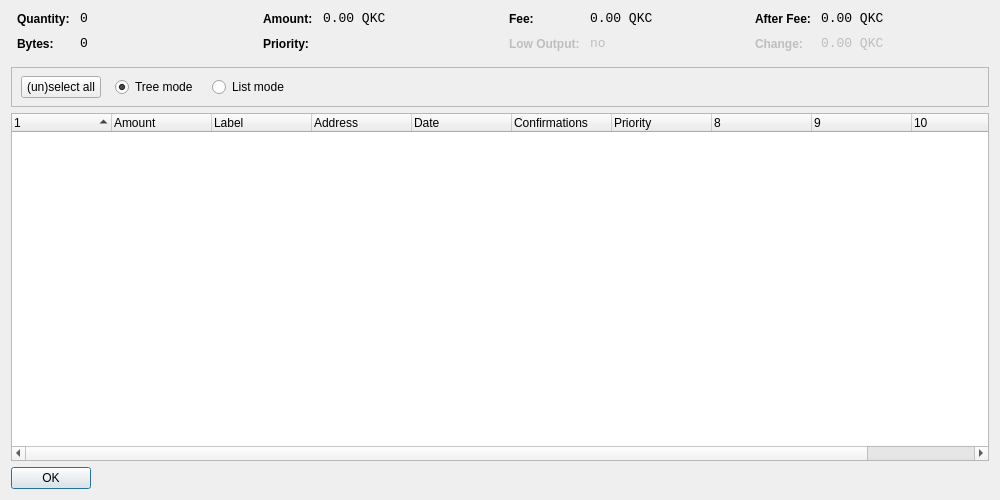
<?xml version="1.0" encoding="UTF-8"?>
<ui version="4.0">
 <class>CoinControlDialog</class>
 <widget class="QDialog" name="CoinControlDialog">
  <property name="geometry">
   <rect>
    <x>0</x>
    <y>0</y>
    <width>1000</width>
    <height>500</height>
   </rect>
  </property>
  <property name="windowTitle">
   <string>Coin Control</string>
  </property>
  <layout class="QVBoxLayout" name="verticalLayout">
   <item>
    <layout class="QHBoxLayout" name="horizontalLayoutTop" stretch="0,0,0,0">
     <property name="topMargin">
      <number>0</number>
     </property>
     <property name="bottomMargin">
      <number>10</number>
     </property>
     <item>
      <layout class="QFormLayout" name="formLayoutCoinControl1">
       <property name="horizontalSpacing">
        <number>10</number>
       </property>
       <property name="verticalSpacing">
        <number>10</number>
       </property>
       <property name="leftMargin">
        <number>6</number>
       </property>
       <property name="rightMargin">
        <number>6</number>
       </property>
       <item row="0" column="0">
        <widget class="QLabel" name="labelCoinControlQuantityText">
         <property name="styleSheet">
          <string notr="true">font-weight:bold;</string>
         </property>
         <property name="text">
          <string>Quantity:</string>
         </property>
        </widget>
       </item>
       <item row="0" column="1">
        <widget class="QLabel" name="labelCoinControlQuantity">
         <property name="font">
          <font>
           <family>Monospace</family>
           <pointsize>10</pointsize>
          </font>
         </property>
         <property name="cursor">
          <cursorShape>IBeamCursor</cursorShape>
         </property>
         <property name="contextMenuPolicy">
          <enum>Qt::ActionsContextMenu</enum>
         </property>
         <property name="text">
          <string>0</string>
         </property>
         <property name="textInteractionFlags">
          <set>Qt::LinksAccessibleByMouse|Qt::TextSelectableByKeyboard|Qt::TextSelectableByMouse</set>
         </property>
        </widget>
       </item>
       <item row="1" column="0">
        <widget class="QLabel" name="labelCoinControlBytesText">
         <property name="styleSheet">
          <string notr="true">font-weight:bold;</string>
         </property>
         <property name="text">
          <string>Bytes:</string>
         </property>
        </widget>
       </item>
       <item row="1" column="1">
        <widget class="QLabel" name="labelCoinControlBytes">
         <property name="font">
          <font>
           <family>Monospace</family>
           <pointsize>10</pointsize>
          </font>
         </property>
         <property name="cursor">
          <cursorShape>IBeamCursor</cursorShape>
         </property>
         <property name="contextMenuPolicy">
          <enum>Qt::ActionsContextMenu</enum>
         </property>
         <property name="text">
          <string>0</string>
         </property>
         <property name="textInteractionFlags">
          <set>Qt::LinksAccessibleByMouse|Qt::TextSelectableByKeyboard|Qt::TextSelectableByMouse</set>
         </property>
        </widget>
       </item>
      </layout>
     </item>
     <item>
      <layout class="QFormLayout" name="formLayoutCoinControl2">
       <property name="horizontalSpacing">
        <number>10</number>
       </property>
       <property name="verticalSpacing">
        <number>10</number>
       </property>
       <property name="leftMargin">
        <number>6</number>
       </property>
       <property name="rightMargin">
        <number>6</number>
       </property>
       <item row="0" column="0">
        <widget class="QLabel" name="labelCoinControlAmountText">
         <property name="styleSheet">
          <string notr="true">font-weight:bold;</string>
         </property>
         <property name="text">
          <string>Amount:</string>
         </property>
        </widget>
       </item>
       <item row="0" column="1">
        <widget class="QLabel" name="labelCoinControlAmount">
         <property name="font">
          <font>
           <family>Monospace</family>
           <pointsize>10</pointsize>
          </font>
         </property>
         <property name="cursor">
          <cursorShape>IBeamCursor</cursorShape>
         </property>
         <property name="contextMenuPolicy">
          <enum>Qt::ActionsContextMenu</enum>
         </property>
         <property name="text">
          <string>0.00 QKC</string>
         </property>
         <property name="textInteractionFlags">
          <set>Qt::LinksAccessibleByMouse|Qt::TextSelectableByKeyboard|Qt::TextSelectableByMouse</set>
         </property>
        </widget>
       </item>
       <item row="1" column="0">
        <widget class="QLabel" name="labelCoinControlPriorityText">
         <property name="styleSheet">
          <string notr="true">font-weight:bold;</string>
         </property>
         <property name="text">
          <string>Priority:</string>
         </property>
        </widget>
       </item>
       <item row="1" column="1">
        <widget class="QLabel" name="labelCoinControlPriority">
         <property name="font">
          <font>
           <family>Monospace</family>
           <pointsize>10</pointsize>
          </font>
         </property>
         <property name="cursor">
          <cursorShape>IBeamCursor</cursorShape>
         </property>
         <property name="contextMenuPolicy">
          <enum>Qt::ActionsContextMenu</enum>
         </property>
         <property name="text">
          <string/>
         </property>
         <property name="textInteractionFlags">
          <set>Qt::LinksAccessibleByMouse|Qt::TextSelectableByKeyboard|Qt::TextSelectableByMouse</set>
         </property>
        </widget>
       </item>
      </layout>
     </item>
     <item>
      <layout class="QFormLayout" name="formLayoutCoinControl3">
       <property name="horizontalSpacing">
        <number>10</number>
       </property>
       <property name="verticalSpacing">
        <number>10</number>
       </property>
       <property name="leftMargin">
        <number>6</number>
       </property>
       <property name="rightMargin">
        <number>6</number>
       </property>
       <item row="0" column="0">
        <widget class="QLabel" name="labelCoinControlFeeText">
         <property name="styleSheet">
          <string notr="true">font-weight:bold;</string>
         </property>
         <property name="text">
          <string>Fee:</string>
         </property>
        </widget>
       </item>
       <item row="0" column="1">
        <widget class="QLabel" name="labelCoinControlFee">
         <property name="font">
          <font>
           <family>Monospace</family>
           <pointsize>10</pointsize>
          </font>
         </property>
         <property name="cursor">
          <cursorShape>IBeamCursor</cursorShape>
         </property>
         <property name="contextMenuPolicy">
          <enum>Qt::ActionsContextMenu</enum>
         </property>
         <property name="text">
          <string>0.00 QKC</string>
         </property>
         <property name="textInteractionFlags">
          <set>Qt::LinksAccessibleByMouse|Qt::TextSelectableByKeyboard|Qt::TextSelectableByMouse</set>
         </property>
        </widget>
       </item>
       <item row="1" column="0">
        <widget class="QLabel" name="labelCoinControlLowOutputText">
         <property name="enabled">
          <bool>false</bool>
         </property>
         <property name="styleSheet">
          <string notr="true">font-weight:bold;</string>
         </property>
         <property name="text">
          <string>Low Output:</string>
         </property>
        </widget>
       </item>
       <item row="1" column="1">
        <widget class="QLabel" name="labelCoinControlLowOutput">
         <property name="enabled">
          <bool>false</bool>
         </property>
         <property name="font">
          <font>
           <family>Monospace</family>
           <pointsize>10</pointsize>
          </font>
         </property>
         <property name="cursor">
          <cursorShape>IBeamCursor</cursorShape>
         </property>
         <property name="contextMenuPolicy">
          <enum>Qt::ActionsContextMenu</enum>
         </property>
         <property name="text">
          <string>no</string>
         </property>
         <property name="textInteractionFlags">
          <set>Qt::LinksAccessibleByMouse|Qt::TextSelectableByKeyboard|Qt::TextSelectableByMouse</set>
         </property>
        </widget>
       </item>
      </layout>
     </item>
     <item>
      <layout class="QFormLayout" name="formLayoutCoinControl4">
       <property name="horizontalSpacing">
        <number>10</number>
       </property>
       <property name="verticalSpacing">
        <number>10</number>
       </property>
       <property name="leftMargin">
        <number>6</number>
       </property>
       <property name="rightMargin">
        <number>6</number>
       </property>
       <item row="0" column="0">
        <widget class="QLabel" name="labelCoinControlAfterFeeText">
         <property name="styleSheet">
          <string notr="true">font-weight:bold;</string>
         </property>
         <property name="text">
          <string>After Fee:</string>
         </property>
        </widget>
       </item>
       <item row="0" column="1">
        <widget class="QLabel" name="labelCoinControlAfterFee">
         <property name="font">
          <font>
           <family>Monospace</family>
           <pointsize>10</pointsize>
          </font>
         </property>
         <property name="cursor">
          <cursorShape>IBeamCursor</cursorShape>
         </property>
         <property name="contextMenuPolicy">
          <enum>Qt::ActionsContextMenu</enum>
         </property>
         <property name="text">
          <string>0.00 QKC</string>
         </property>
         <property name="textInteractionFlags">
          <set>Qt::LinksAccessibleByMouse|Qt::TextSelectableByKeyboard|Qt::TextSelectableByMouse</set>
         </property>
        </widget>
       </item>
       <item row="1" column="0">
        <widget class="QLabel" name="labelCoinControlChangeText">
         <property name="enabled">
          <bool>false</bool>
         </property>
         <property name="styleSheet">
          <string notr="true">font-weight:bold;</string>
         </property>
         <property name="text">
          <string>Change:</string>
         </property>
        </widget>
       </item>
       <item row="1" column="1">
        <widget class="QLabel" name="labelCoinControlChange">
         <property name="enabled">
          <bool>false</bool>
         </property>
         <property name="font">
          <font>
           <family>Monospace</family>
           <pointsize>10</pointsize>
          </font>
         </property>
         <property name="cursor">
          <cursorShape>IBeamCursor</cursorShape>
         </property>
         <property name="contextMenuPolicy">
          <enum>Qt::ActionsContextMenu</enum>
         </property>
         <property name="text">
          <string>0.00 QKC</string>
         </property>
         <property name="textInteractionFlags">
          <set>Qt::LinksAccessibleByMouse|Qt::TextSelectableByKeyboard|Qt::TextSelectableByMouse</set>
         </property>
        </widget>
       </item>
      </layout>
     </item>
    </layout>
   </item>
   <item>
    <widget class="QFrame" name="frame">
     <property name="minimumSize">
      <size>
       <width>0</width>
       <height>40</height>
      </size>
     </property>
     <property name="frameShape">
      <enum>QFrame::StyledPanel</enum>
     </property>
     <property name="frameShadow">
      <enum>QFrame::Sunken</enum>
     </property>
     <widget class="QWidget" name="horizontalLayoutWidget">
      <property name="geometry">
       <rect>
        <x>10</x>
        <y>0</y>
        <width>781</width>
        <height>41</height>
       </rect>
      </property>
      <layout class="QHBoxLayout" name="horizontalLayoutPanel" stretch="0,0,0,0,0">
       <property name="spacing">
        <number>14</number>
       </property>
       <item>
        <widget class="QPushButton" name="pushButtonSelectAll">
         <property name="sizePolicy">
          <sizepolicy hsizetype="Maximum" vsizetype="Fixed">
           <horstretch>0</horstretch>
           <verstretch>0</verstretch>
          </sizepolicy>
         </property>
         <property name="text">
          <string>(un)select all</string>
         </property>
        </widget>
       </item>
       <item>
        <widget class="QRadioButton" name="radioTreeMode">
         <property name="sizePolicy">
          <sizepolicy hsizetype="Maximum" vsizetype="Fixed">
           <horstretch>0</horstretch>
           <verstretch>0</verstretch>
          </sizepolicy>
         </property>
         <property name="text">
          <string>Tree mode</string>
         </property>
         <property name="checked">
          <bool>true</bool>
         </property>
        </widget>
       </item>
       <item>
        <widget class="QRadioButton" name="radioListMode">
         <property name="sizePolicy">
          <sizepolicy hsizetype="Maximum" vsizetype="Fixed">
           <horstretch>0</horstretch>
           <verstretch>0</verstretch>
          </sizepolicy>
         </property>
         <property name="text">
          <string>List mode</string>
         </property>
        </widget>
       </item>
       <item>
        <spacer name="horizontalSpacer">
         <property name="orientation">
          <enum>Qt::Horizontal</enum>
         </property>
         <property name="sizeHint" stdset="0">
          <size>
           <width>40</width>
           <height>20</height>
          </size>
         </property>
        </spacer>
       </item>
      </layout>
     </widget>
    </widget>
   </item>
   <item>
    <widget class="CoinControlTreeWidget" name="treeWidget">
     <property name="contextMenuPolicy">
      <enum>Qt::CustomContextMenu</enum>
     </property>
     <property name="sortingEnabled">
      <bool>false</bool>
     </property>
     <property name="columnCount">
      <number>11</number>
     </property>
     <attribute name="headerShowSortIndicator" stdset="0">
      <bool>true</bool>
     </attribute>
     <attribute name="headerStretchLastSection">
      <bool>false</bool>
     </attribute>
     <column>
      <property name="text">
       <string/>
      </property>
     </column>
     <column>
      <property name="text">
       <string>Amount</string>
      </property>
     </column>
     <column>
      <property name="text">
       <string>Label</string>
      </property>
     </column>
     <column>
      <property name="text">
       <string>Address</string>
      </property>
     </column>
     <column>
      <property name="text">
       <string>Date</string>
      </property>
     </column>
     <column>
      <property name="text">
       <string>Confirmations</string>
      </property>
      <property name="toolTip">
       <string>Confirmed</string>
      </property>
     </column>
     <column>
      <property name="text">
       <string>Priority</string>
      </property>
     </column>
     <column>
      <property name="text">
       <string/>
      </property>
     </column>
     <column>
      <property name="text">
       <string/>
      </property>
     </column>
     <column>
      <property name="text">
       <string/>
      </property>
     </column>
     <column>
      <property name="text">
       <string/>
      </property>
     </column>
    </widget>
   </item>
   <item>
    <widget class="QDialogButtonBox" name="buttonBox">
     <property name="sizePolicy">
      <sizepolicy hsizetype="Maximum" vsizetype="Fixed">
       <horstretch>0</horstretch>
       <verstretch>0</verstretch>
      </sizepolicy>
     </property>
     <property name="orientation">
      <enum>Qt::Horizontal</enum>
     </property>
     <property name="standardButtons">
      <set>QDialogButtonBox::Ok</set>
     </property>
    </widget>
   </item>
  </layout>
 </widget>
 <customwidgets>
  <customwidget>
   <class>CoinControlTreeWidget</class>
   <extends>QTreeWidget</extends>
   <header>coincontroltreewidget.h</header>
  </customwidget>
 </customwidgets>
 <resources/>
 <connections/>
</ui>
